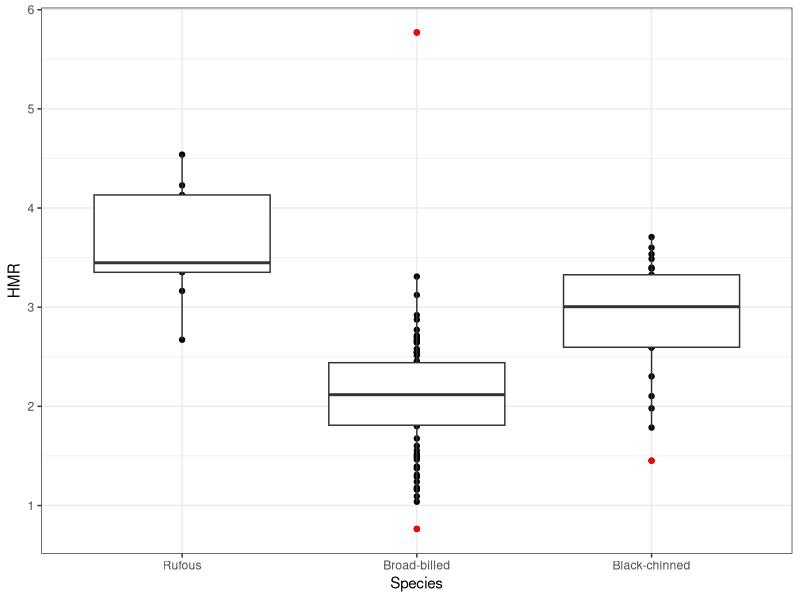
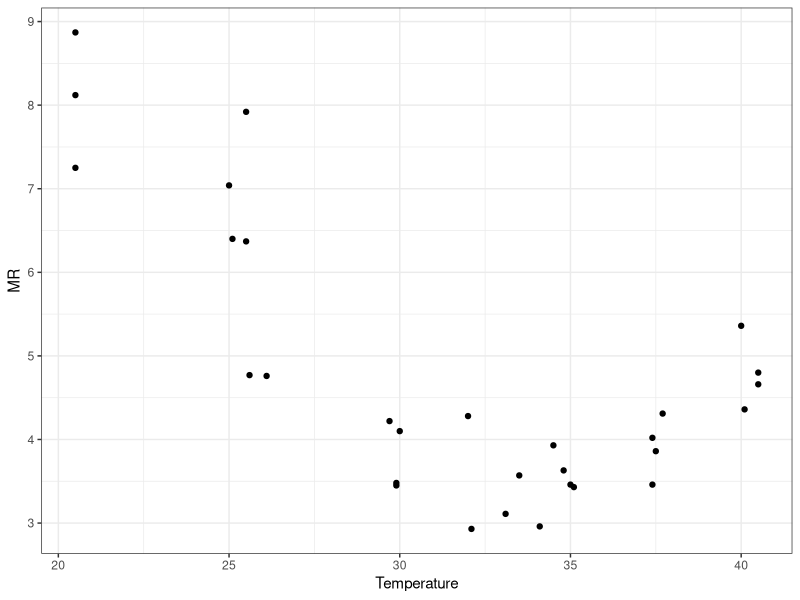
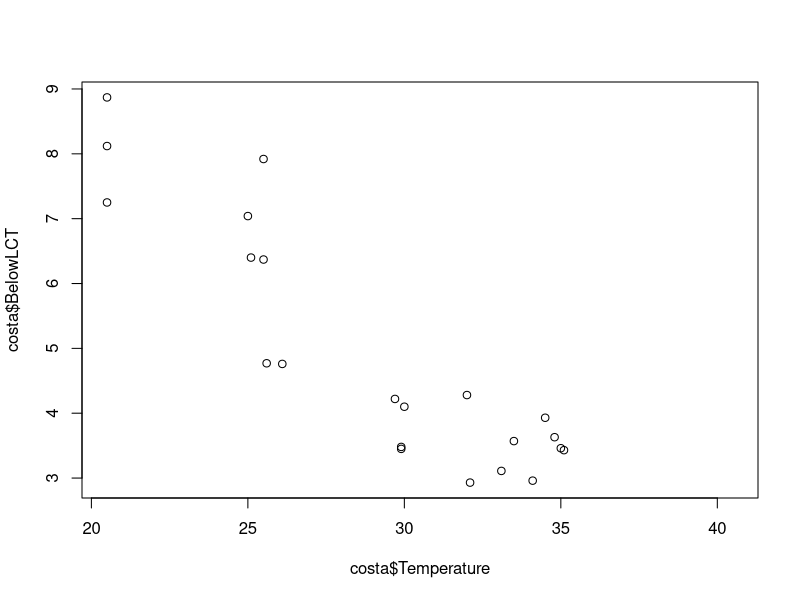
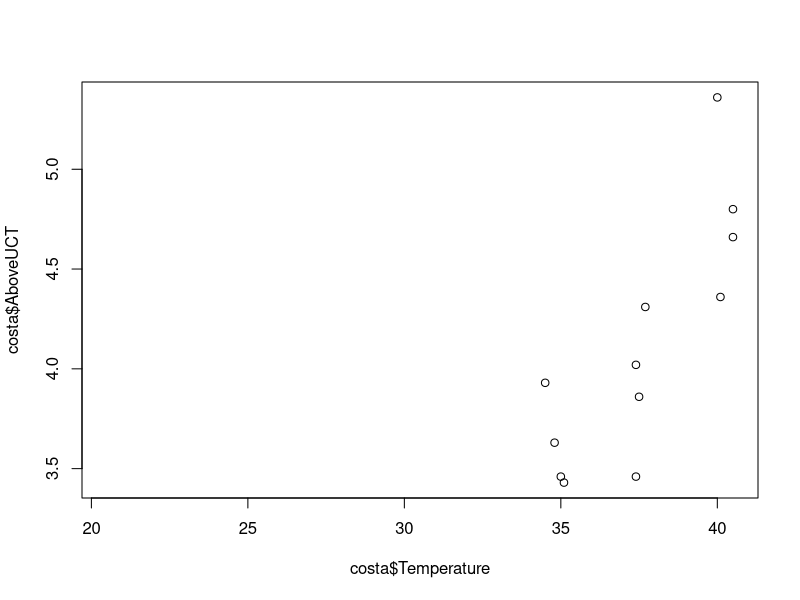

Write R code to recreate these figures, in order.
library(reshape)
library(ggplot2)

setwd("E:\\Git\\AShankar_hummers\\AZ")

costa <- read.csv("Costa1986_Don.csv")
costaVO2 <- read.csv("Costa1986_DonVO2.csv")
bblh <- read.csv("BroadBill.csv")
hmr <- read.csv("HMR_AZ_11_20.csv")
names(hmr) <- c("Rufous", "Broad-billed", "Black-chinned")

m.hmr <- melt(hmr,na.rm = T)
names(m.hmr) <- c("Species", "HMR")

## Below LCT for broadbills
lm.below <- lm(bblh$Normothermic~bblh$TempC)

## Below LCT and above UCT for Costas
below <- costa[costa$Temperature<=32,]
lm.belowcosta <- lm(below$BelowLCT~below$Temperature)
lm.abovecosta <- lm(costaVO2$AboveVO2~costaVO2$Temperature)

lm.aboveCosta_pergram <- lm(costa$AboveUCT~costa$Temperature)

## BMR calculated from extrapolating BBLH summer 2012 data down to presumed LCT of 32&deg;C
bmrBBLH <- 0.23846
yinterceptBBLH <- (lm.abovecosta$coefficients[2]*35)-bmrBBLH

yinterceptBBLH <- (0.0144*35)-bmrBBLH


## Unscaled by body mass
hmr_comparison <- ggplot(m.hmr, aes(x=Species, y=HMR)) + geom_point() + geom_boxplot(outlier.colour="red") + theme_bw()
hmr_comparison

## Plot temperatures
ggplot(costa, aes(Temperature, MR)) + geom_point() + theme_bw()
plot(costa$BelowLCT~costa$Temperature)
plot(costa$AboveUCT~costa$Temperature)
